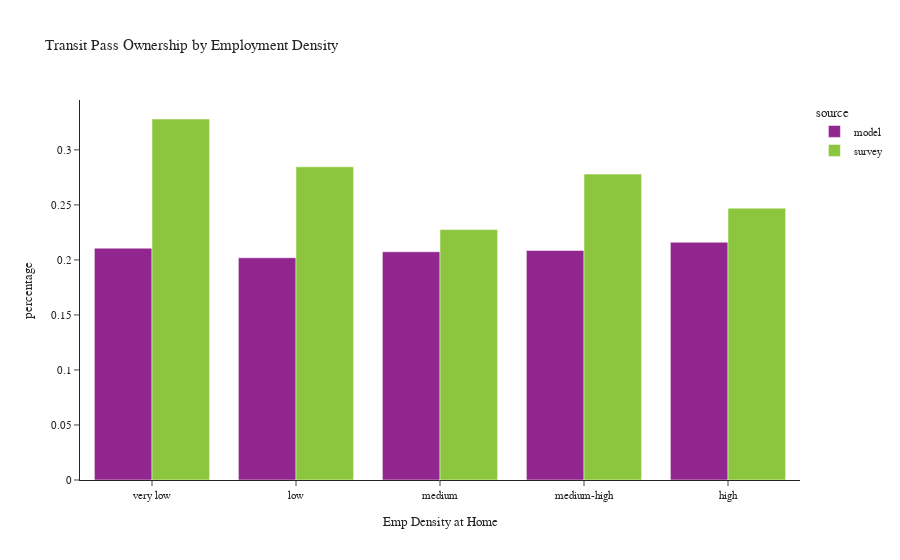

The cell this chart's notebook holds for it:
### Code cell
plot_transit_pass(person, 'emp_density_group', 'Employment Density', 'Emp Density at Home')

### Figure 1 — Plotly figure (JSON) as saved in the notebook; plotly's stock layout.template omitted (floating-point values rounded to 4 significant figures)
{"data": [{"alignmentgroup": "True", "customdata": [[181983], [73809], [246733], [225862], [184545]], "hovertemplate": "source=model<br>emp_density_group=%{x}<br>percentage=%{y}<br>sample count=%{customdata[0]}<extra></extra>", "legendgroup": "model", "marker": {"color": "#91268F", "pattern": {"shape": ""}}, "name": "model", "offsetgroup": "model", "orientation": "v", "showlegend": true, "textposition": "auto", "type": "bar", "x": ["very low", "low", "medium", "medium-high", "high"], "xaxis": "x", "y": [0.2107, 0.202, 0.2074, 0.2086, 0.2161], "yaxis": "y"}, {"alignmentgroup": "True", "customdata": [[438], [121], [417], [399], [225]], "hovertemplate": "source=survey<br>emp_density_group=%{x}<br>percentage=%{y}<br>sample count=%{customdata[0]}<extra></extra>", "legendgroup": "survey", "marker": {"color": "#8CC63E", "pattern": {"shape": ""}}, "name": "survey", "offsetgroup": "survey", "orientation": "v", "showlegend": true, "textposition": "auto", "type": "bar", "x": ["very low", "low", "medium", "medium-high", "high"], "xaxis": "x", "y": [0.328, 0.2846, 0.2275, 0.278, 0.247], "yaxis": "y"}], "layout": {"barmode": "group", "legend": {"title": {"text": "source"}, "tracegroupgap": 0}, "title": {"text": "Transit Pass Ownership by Employment Density"}, "xaxis": {"anchor": "y", "domain": [0.0, 1.0], "title": {"text": "Emp Density at Home"}}, "yaxis": {"anchor": "x", "domain": [0.0, 1.0], "title": {"text": "percentage"}}}}
